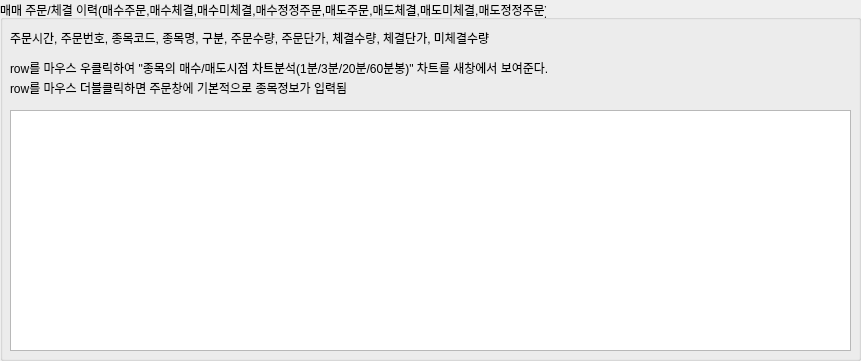
   <widget class="QGroupBox" name="groupBox_6">
    <property name="geometry">
     <rect>
      <x>530</x>
      <y>320</y>
      <width>861</width>
      <height>361</height>
     </rect>
    </property>
    <property name="title">
     <string>매매 주문/체결 이력(매수주문,매수체결,매수미체결,매수정정주문,매도주문,매도체결,매도미체결,매도정정주문)</string>
    </property>
    <widget class="QTableWidget" name="tbl_trade_history">
     <property name="geometry">
      <rect>
       <x>10</x>
       <y>110</y>
       <width>841</width>
       <height>241</height>
      </rect>
     </property>
    </widget>
    <widget class="QLabel" name="label_26">
     <property name="geometry">
      <rect>
       <x>10</x>
       <y>30</y>
       <width>601</width>
       <height>16</height>
      </rect>
     </property>
     <property name="text">
      <string>주문시간, 주문번호, 종목코드, 종목명, 구분, 주문수량, 주문단가, 체결수량, 체결단가, 미체결수량</string>
     </property>
    </widget>
    <widget class="QLabel" name="label_70">
     <property name="geometry">
      <rect>
       <x>10</x>
       <y>60</y>
       <width>601</width>
       <height>16</height>
      </rect>
     </property>
     <property name="text">
      <string>row를 마우스 우클릭하여 &quot;종목의 매수/매도시점 차트분석(1분/3분/20분/60분봉)&quot; 차트를 새창에서 보여준다.</string>
     </property>
    </widget>
    <widget class="QLabel" name="label_71">
     <property name="geometry">
      <rect>
       <x>10</x>
       <y>80</y>
       <width>601</width>
       <height>16</height>
      </rect>
     </property>
     <property name="text">
      <string>row를 마우스 더블클릭하면 주문창에 기본적으로 종목정보가 입력됨</string>
     </property>
    </widget>
   </widget>
